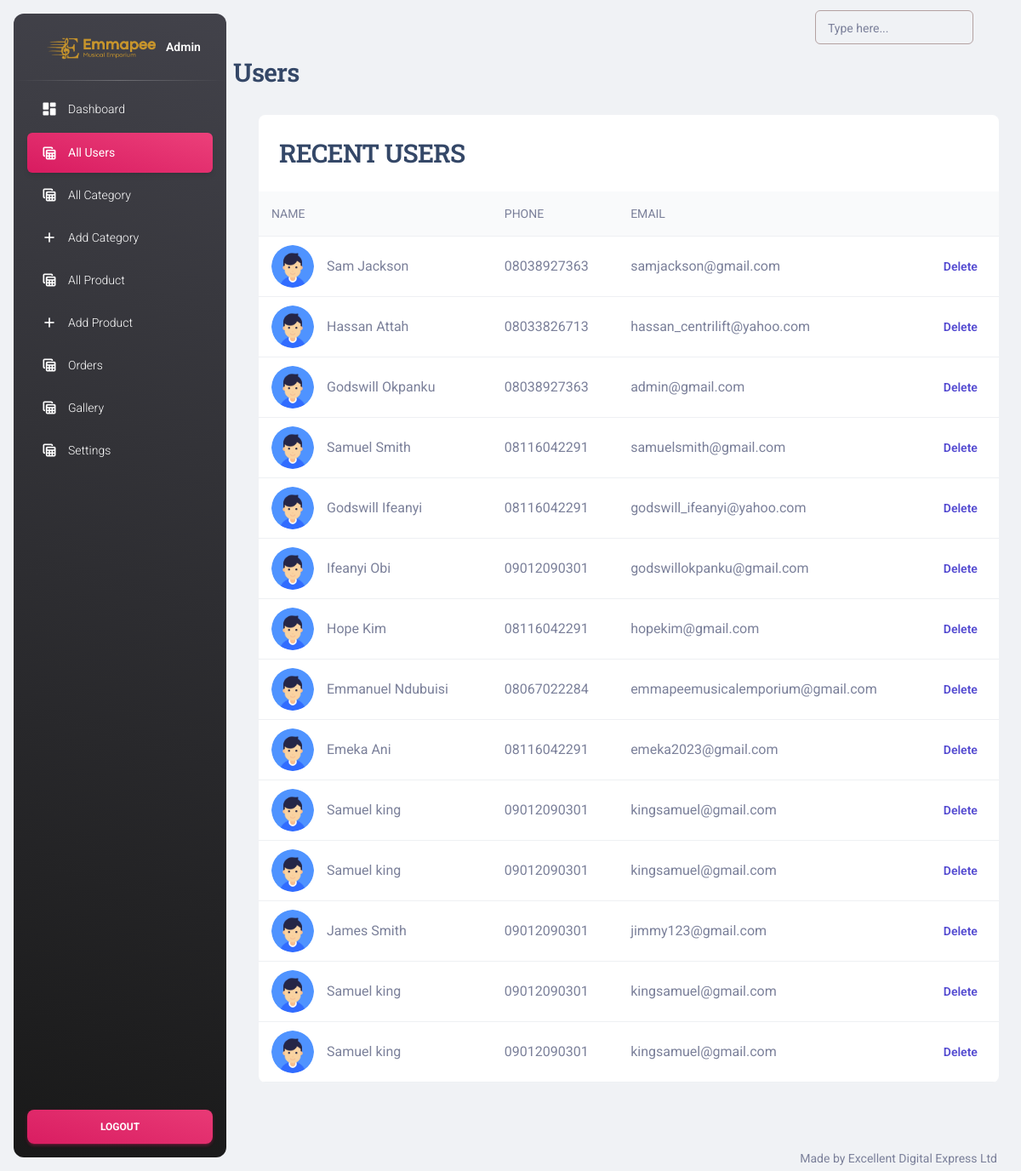
Screenshot of /admin/user.php (signed in) with the database file from the repository.
### tables this page shows
CREATE TABLE `users` (
  `id` int(11) NOT NULL,
  `firstname` varchar(255) NOT NULL,
  `lastname` varchar(255) NOT NULL,
  `email` varchar(255) NOT NULL,
  `phone` varchar(50) NOT NULL,
  `usertype` varchar(255) NOT NULL DEFAULT 'user',
  `password` varchar(255) NOT NULL,
  `created_at` timestamp NOT NULL DEFAULT current_timestamp()
);

### admin/user.php (the view, shortened to what this page needs)
<?php
include 'includes/header.php';
require_once '../config/dbcon.php';
?>
<section id="interface">
        <div class="navigation">
        <h3 class="i-name">Users</h3>
        <div class="board">
            <h3 style="margin: 2vmin;">RECENT USERS</h3>
            <table width="100%">
                <thead>
                        <td>Name</td>
                        <td>Phone</td>
                        <td>Email</td>
                        <td></td>
                </thead>
                <tbody>
                <?php
                    $query = "SELECT * FROM users ORDER BY id DESC LIMIT 20";
                    $result = mysqli_query($conn,$query);
                            while($info=$result->fetch_assoc()) {
                        ?>
                    <tr>
                        <td class="people">
                            <img src="../images/male-avater.png" alt="">
                            <div class="people-de">
                            <?php echo "{$info['firstname']}";  ?>
                            <?php echo "{$info['lastname']}";  ?>
                            </div>
                        </td>
                        <td class="people-des">
                        <?php echo "{$info['phone']}";  ?>
                        </td>
                        <td>
                        <?php echo "{$info['email']}";  ?>
                        </td>
                        <td class="edit">
                        <?php echo "<a onClick=\"javascript:return confirm('Are you sure to delete this data?')\"
                        href='./delete-user.php?
                        request_id={$info['id']}'>Delete</a>";  ?>
                        </td>
                    </tr>
                    <?php
                            }
                        ?>
                </tbody>
            </table>
        </div>
    </section>
<?php include 'includes/footer.php'; ?>

### admin/assets/css/styles.css (style rules this page uses)
.board { width: 94%; margin: 30px 0 30px 30px; overflow: auto; background: #fff; border-radius: 8px; }
.board img { width: 50px; height: 50px; object-fit: cover; border-radius: 50%; margin-right: 15px; }
.board .people { display: flex; justify-content: flex-start; align-items: center; }
table { border-collapse: collapse; }
tr { border-bottom: 1px solid #eef0f3; }
thead td { font-size: 14px; text-transform: uppercase; font-weight: 400; background: #f9fafb; padding: 15px; }
tbody tr td { padding: 10px 15px; }
.edit a { text-decoration: none; font-size: 14px; color: #554cd1; font-weight: 600; }

### rows the page displays
users: firstname "Sam", lastname "Jackson", phone "08038927363", email "samjackson@gmail.com"
users: firstname "Hassan", lastname "Attah", phone "08033826713", email "hassan_centrilift@yahoo.com"
users: firstname "Godswill", lastname "Okpanku", phone "08038927363", email "admin@gmail.com"
users: firstname "Samuel", lastname "Smith", phone "08116042291", email "samuelsmith@gmail.com"
users: firstname "Godswill", lastname "Ifeanyi", phone "08116042291", email "godswill_ifeanyi@yahoo.com"
users: firstname "Ifeanyi", lastname "Obi", phone "09012090301", email "godswillokpanku@gmail.com"
users: firstname "Hope", lastname "Kim", phone "08116042291", email "hopekim@gmail.com"
users: firstname "Emmanuel", lastname "Ndubuisi", phone "08067022284", email "emmapeemusicalemporium@gmail.com"
users: firstname "Emeka", lastname "Ani", phone "08116042291", email "emeka2023@gmail.com"
users: firstname "Samuel", lastname "king", phone "09012090301", email "kingsamuel@gmail.com"
users: firstname "Samuel", lastname "king", phone "09012090301", email "kingsamuel@gmail.com"
users: firstname "James", lastname "Smith", phone "09012090301", email "jimmy123@gmail.com"
users: firstname "Samuel", lastname "king", phone "09012090301", email "kingsamuel@gmail.com"
users: firstname "Samuel", lastname "king", phone "09012090301", email "kingsamuel@gmail.com"
